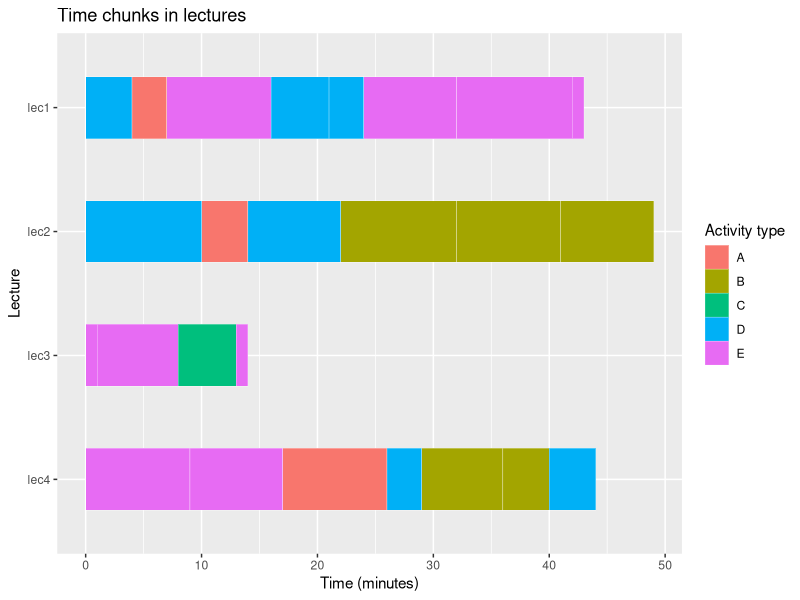
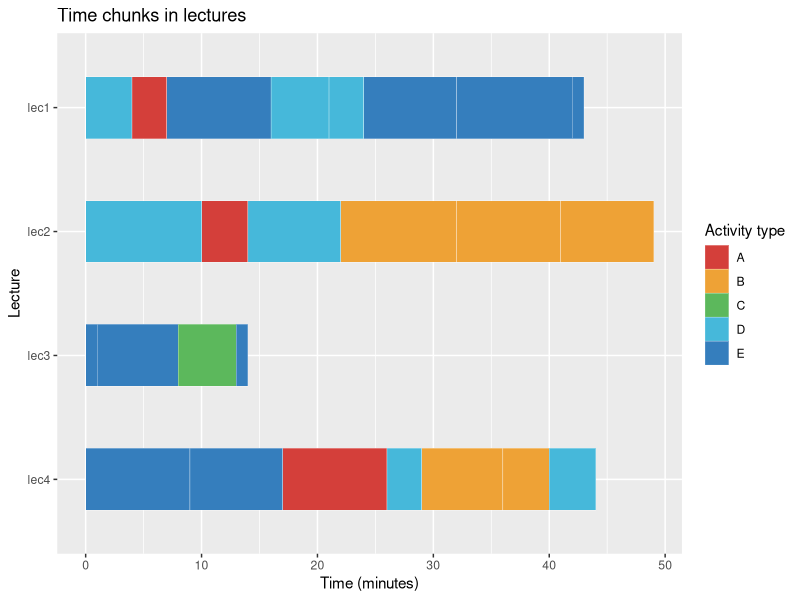

The R source for these figures, in order:
#' ---
#' title: "Plotting time chunks"
#' author: "Ian Handel"
#' date: "2019-04-09"
#' output: github_document
#' ---


# for plotting
library(ggplot2)
# to wrangle data
suppressPackageStartupMessages(library(dplyr))
# for factor manipulation
library(forcats)
# for palette
library(ggsci)

#' set random number seed so data the same each time
set.seed(111)

#' Make some test data with...
#'
#' column for lecture,
#'
#' column for time spent
#'
#' column for class of activity

dat <- tibble(
  lecture = rep(paste0("lec", 1:4), c(8, 6, 4, 7)),
  duration = sample(1:10, 25, replace = TRUE),
  type = sample(LETTERS[1:5], 25, replace = TRUE)
)

dat

#' Now work out start and end times for the chunk
#'
#' Assumes start at zero time

dat <- dat %>%
  group_by(lecture) %>%
  mutate(
    end = cumsum(duration),
    start = dplyr::lag(end, default = 0)
  )

#' Then plot...
#'
#' using geom_tile need to..
#'
#' give centre of tile
#'
#' and its height and width
#'
#' width is duration
#'
#' Tidy up axis lables with labs()

ggplot(dat) +
  aes(
    x = start + duration / 2,
    width = duration,
    y = fct_rev(lecture),
    fill = type
  ) +
  geom_tile(
    height = 0.5,
    colour = "white"
  ) +
  labs(
    title = "Time chunks in lectures",
    y = "Lecture",
    x = "Time (minutes)",
    fill = "Activity type"
  )


#' Maybe different colours

last_plot() +
  ggsci::scale_fill_locuszoom()
